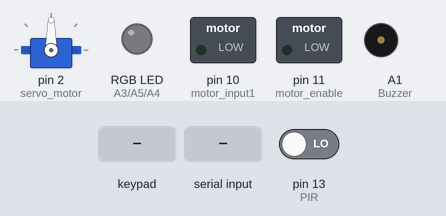
A sketch run on a simulated Arduino Uno, built with avr-gcc and run on an emulated ATmega328P. On the bench: servo, switched loads named in the sketch (green lamp = pin HIGH), an RGB LED mixed from three pins (HIGH = lit), buzzer (waves = sounding). The inputs (shaded band) are chosen by the test bench; at power-on: pin 13 (PIR) LOW. Pins used as bus, display or sensor lines are not drawn; what the sketch prints to the serial monitor is not drawn.

Above: at 1.2 s.
1.3 s: keypad keys 3 4 5 6 pressed 0.4 s apart
At 2.9 s:
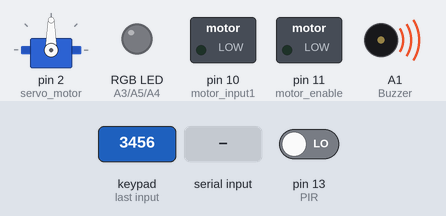
5.9 s: "1" received over Serial
At 6.4 s:
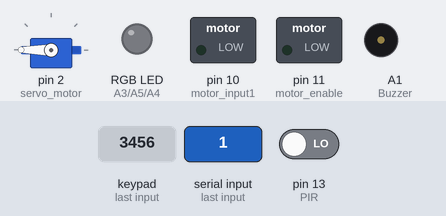
At 16.4 s:
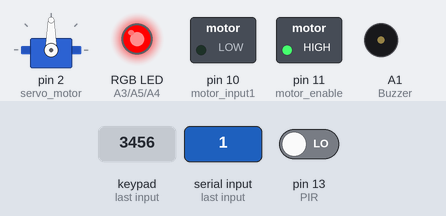
Timing chart, 0 to 17.9 s (numbered marks = the images above; inputs shaded):
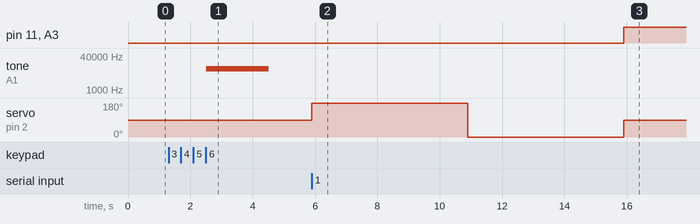

Measured:
- after the input at 1.3 s, tone on A1 (Buzzer): silent → 10000 Hz after 1.2 s, → silent 2.0 s later
- after the input at 5.9 s, pin 11 (motor_enable), A3 (red_led): LOW → HIGH after 10.0 s; servo on pin 2 (servo_motor): 90° → 180° at once, → 0° 5.0 s later, → 90° 5.0 s later

The sketch:

arduino.ino
```cpp
//keypad library
#include <Keypad.h>

//servo library
#include <Servo.h>
Servo myservo;

//Temperature Sensor
#define TMP A0

//Light Sensor
#define LDR A2

//PIR Sensor
#define PIR 13

//Leds
#define red_led A3
#define blue_led A4
#define green_led A5

//buzzer
# define Buzzer A1

//servo motor
# define servo_motor 2

//motor
# define motor_input2 9
# define motor_input1 10
# define motor_enable 11

//variables
float Temperature;
float Light;
int anyone;

//timer to use millis
unsigned long t_buzzer=0;
bool buzzerOn = false;

unsigned long t_servo=0;
bool servoOn = false;

bool message = false;
bool message1 = false;
bool key = false;


String user_password[4];
String pass[4] = {"2", "0", "2", "4"};
int i = 0;
int count = 0;

unsigned long t1=millis();
unsigned long t2=millis();
unsigned long t3=millis();

//keypad
const byte ROWS = 4;
const byte COLS = 3;

char hexaKeys[ROWS][COLS] = {
  {'1', '2', '3'},
  {'4', '5', '6'},
  {'7', '8', '9'},
  {'*', '0', '#'}
};

byte rowPins[ROWS] = {3, 4, 5, 6}; //connect to the row pinouts of the keypad
byte colPins[COLS] = {7, 8, 9}; //connect to the column pinouts of the keypad

Keypad customKeypad = Keypad(makeKeymap(hexaKeys), rowPins, colPins, ROWS, COLS);
int password_user =0;

void setup(){

  Serial.begin(9600);

  myservo.attach(servo_motor);
  myservo.write(90);

  pinMode(motor_input1, OUTPUT);
  pinMode(motor_input2, OUTPUT);
  pinMode(motor_enable, OUTPUT);


  pinMode(LDR, INPUT);
  pinMode(TMP, INPUT);
  pinMode(PIR, INPUT);

  pinMode(Buzzer, OUTPUT);

  pinMode(red_led, OUTPUT);
  pinMode(blue_led, OUTPUT);
  pinMode(green_led, OUTPUT);

}

void loop()
{


  if (Serial.available() > 0) {
  char command = Serial.read();
 if (command == '1') {

//the door opens for 5sec
       open_door();

//Temperature Sensor
       Temperature = TMP_sensor();

//lighting system
     //  light_system();
       RGB_led(Temperature);

//fan
       motor(Temperature);

//Light Sensor
       LDR_sensor();

//detect if there is anyone inside the home
       PIR_sensor();
       key=true;

    }}
if(!key){

char customKey = customKeypad.getKey();

//to save the password entered
if (customKey) {
    if(customKey != '*'){
    user_password[i] = String(customKey);
    i++;
    Serial.print(customKey);
  }
//to enter a new password press "*"
else if(customKey == '*'){
      //close the system
       close_RGB_led();
       analogWrite(motor_enable, 0);
       myservo.write(90);

       Serial.print("Enter the password");
        i=0;
        buzzerOn = false;
        servoOn=false;
        message=false;
        return; //to reset the void loop
    }
  }

//check the password is true or false
if(i == 4) {
    count = 0;
    for(int j = 0; j < 4; j++){
      if(user_password[j] == pass[j]){
        count++;
      }
    }

    if(count == 4){ //the password is true

//the door opens for 5sec
       open_door();

//Temperature Sensor
       Temperature = TMP_sensor();

//lighting system
     //  light_system();
       RGB_led(Temperature);

//fan
       motor(Temperature);

//Light Sensor
       LDR_sensor();

//detect if there is anyone inside the home
       PIR_sensor();

    }
     else{  //the password is false
//warning
       buzzer();
       if(!message){
      Serial.println("");
     Serial.println("The password is wrong");
     message=true;
     }
  }
}
}
}//End void loop

//Light
void RGB_led(float temp)
{
  if (temp > 30) {    // the temperature high
    digitalWrite(red_led, HIGH);
    digitalWrite(blue_led, LOW);
    digitalWrite(green_led, LOW);
  }
  else if (temp < 20) {   // the temperature low
    digitalWrite(red_led, LOW);
    digitalWrite(blue_led, HIGH);
    digitalWrite(green_led, LOW);
  }
  else {               // the temperature medium
    digitalWrite(red_led, LOW);
    digitalWrite(blue_led, LOW);
    digitalWrite(green_led, HIGH);
  }
}

void close_RGB_led()
{
    digitalWrite(red_led, LOW);
    digitalWrite(blue_led, LOW);
    digitalWrite(green_led, LOW);
}

//Temperature Sensor
float TMP_sensor(){

  float Temp = analogRead(TMP)  * (5.0 / 1023.0);
  Temp = (Temp-1) * 100.0;
  if(millis()-t1>=500){
    Serial.print("temp=");
    Serial.print(Temp);
        Serial.print("\t");

    t1=millis();
  }
  return Temp;
}

//PIR Sensor
void PIR_sensor(){
   anyone=digitalRead(PIR);

  if(millis()-t2>=500){
    if(anyone==LOW){
     Serial.print("the home is empty\t");
     t2=millis();
    }
     else{
     Serial.print("Someone is inside the home\t ");
     t2=millis();
 }
  }
}
//Light Sensor
void LDR_sensor(){
   Light =analogRead(LDR);

  if(millis()-t3>=500){
   Serial.print("Light=");
   Serial.print(Light);
           Serial.print("\t");

   t3=millis();

  }
}

//servo motor
void open_door(){

  if(!servoOn){
    myservo.write(180);
    servoOn=true;
    t_servo=millis();
    delay(5000);
    myservo.write(0);

    delay(5000);
    myservo.write(90);
  }
}

//motor
void motor(float temp){
  int speed = 0;

  if (temp < 20) {
    speed = 0;
 }
  else if (temp >= 20 && temp <= 40) {
    speed = map(temp, 20, 40, 100, 255);
  }
  else {
    speed = 255;
  }

  analogWrite(motor_enable, speed);
  digitalWrite(motor_input1, LOW);
  digitalWrite(motor_input2, HIGH);
}

// Buzzer
void buzzer() {

  if (!buzzerOn) {
    tone(Buzzer, 10000);
    buzzerOn = true;
    t_buzzer = millis();

  }
  if (buzzerOn && millis() - t_buzzer >= 2000) {
    noTone(Buzzer);
  }
}
```
